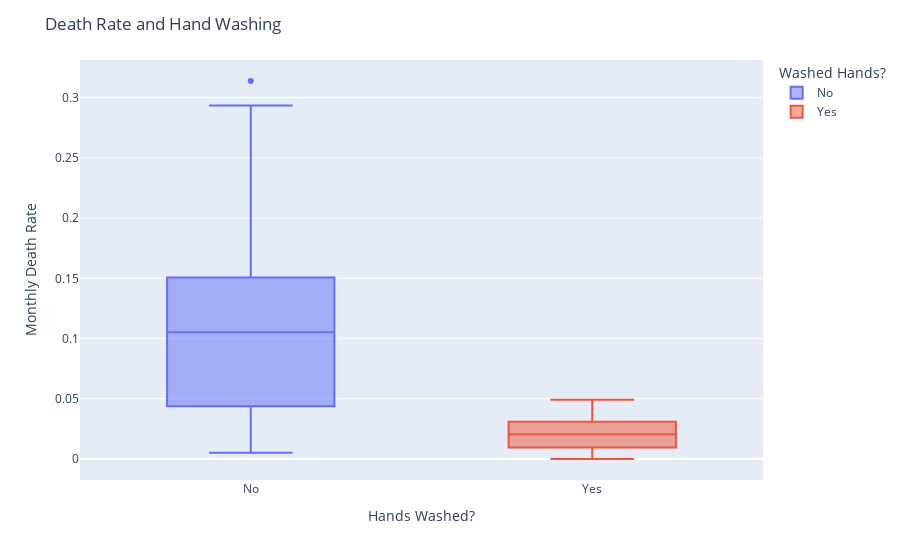

Write notebook code for a chart like this one.
### Code cell
box = px.box(
    df_monthly,
    x="washing_hands",
    y="pct_deaths",
    color="washing_hands",
    labels={"washing_hands": "Washed Hands?"},
)

box.update_layout(
    title="Death Rate and Hand Washing",
    xaxis_title="Hands Washed?",
    yaxis_title="Monthly Death Rate",
)

box.show()

### Figure 1 — Plotly figure (JSON) as saved in the notebook; plotly's stock layout.template omitted (floating-point values rounded to 4 significant figures)
{"data": [{"alignmentgroup": "True", "hovertemplate": "Washed Hands?=%{x}<br>pct_deaths=%{y}<extra></extra>", "legendgroup": "No", "marker": {"color": "#636efa"}, "name": "No", "notched": false, "offsetgroup": "No", "orientation": "v", "showlegend": true, "type": "box", "x": ["No", "No", "No", "No", "No", "No", "No", "No", "No", "No", "No", "No", "No", "No", "No", "No", "No", "No", "No", "No", "No", "No", "No", "No", "No", "No", "No", "No", "No", "No", "No", "No", "No", "No", "No", "No", "No", "No", "No", "No", "No", "No", "No", "No", "No", "No", "No", "No", "No", "No", "No", "No", "No", "No", "No", "No", "No", "No", "No", "No", "No", "No", "No", "No", "No", "No", "No", "No", "No", "No", "No", "No", "No", "No", "No", "No"], "x0": " ", "xaxis": "x", "y": [0.1457, 0.07531, 0.04332, 0.01569, 0.007843, 0.05, 0.08421, 0.01351, 0.01878, 0.1102, 0.2255, 0.2085, 0.1222, 0.1023, 0.1074, 0.03226, 0.06593, 0.2078, 0.2546, 0.1839, 0.2934, 0.2297, 0.3138, 0.1912, 0.1597, 0.1241, 0.1193, 0.06098, 0.04082, 0.005236, 0.01554, 0.02262, 0.176, 0.07143, 0.08051, 0.1516, 0.1128, 0.1703, 0.1731, 0.05833, 0.02679, 0.04369, 0.0632, 0.01224, 0.03226, 0.1102, 0.1055, 0.07591, 0.04745, 0.04452, 0.04231, 0.04392, 0.07143, 0.06122, 0.03586, 0.1055, 0.1484, 0.1094, 0.1049, 0.1339, 0.1809, 0.1543, 0.1897, 0.1344, 0.1015, 0.131, 0.1806, 0.1439, 0.1496, 0.1077, 0.05369, 0.03215, 0.01923, 0.03607, 0.1827, 0.1224], "y0": " ", "yaxis": "y"}, {"alignmentgroup": "True", "hovertemplate": "Washed Hands?=%{x}<br>pct_deaths=%{y}<extra></extra>", "legendgroup": "Yes", "marker": {"color": "#EF553B"}, "name": "Yes", "notched": false, "offsetgroup": "Yes", "orientation": "v", "showlegend": true, "type": "box", "x": ["Yes", "Yes", "Yes", "Yes", "Yes", "Yes", "Yes", "Yes", "Yes", "Yes", "Yes", "Yes", "Yes", "Yes", "Yes", "Yes", "Yes", "Yes", "Yes", "Yes", "Yes", "Yes"], "x0": " ", "xaxis": "x", "y": [0.02239, 0.012, 0.01894, 0.0458, 0.03957, 0.04472, 0.0293, 0.03534, 0.006873, 0, 0.006557, 0.009585, 0.01136, 0.003717, 0, 0.009615, 0.02341, 0.02903, 0.0134, 0.02233, 0.03085, 0.04926], "y0": " ", "yaxis": "y"}], "layout": {"boxmode": "overlay", "legend": {"title": {"text": "Washed Hands?"}, "tracegroupgap": 0}, "margin": {"t": 60}, "title": {"text": "Death Rate and Hand Washing"}, "xaxis": {"anchor": "y", "categoryarray": ["No", "Yes"], "categoryorder": "array", "domain": [0, 1], "title": {"text": "Hands Washed?"}}, "yaxis": {"anchor": "x", "domain": [0, 1], "title": {"text": "Monthly Death Rate"}}}}
